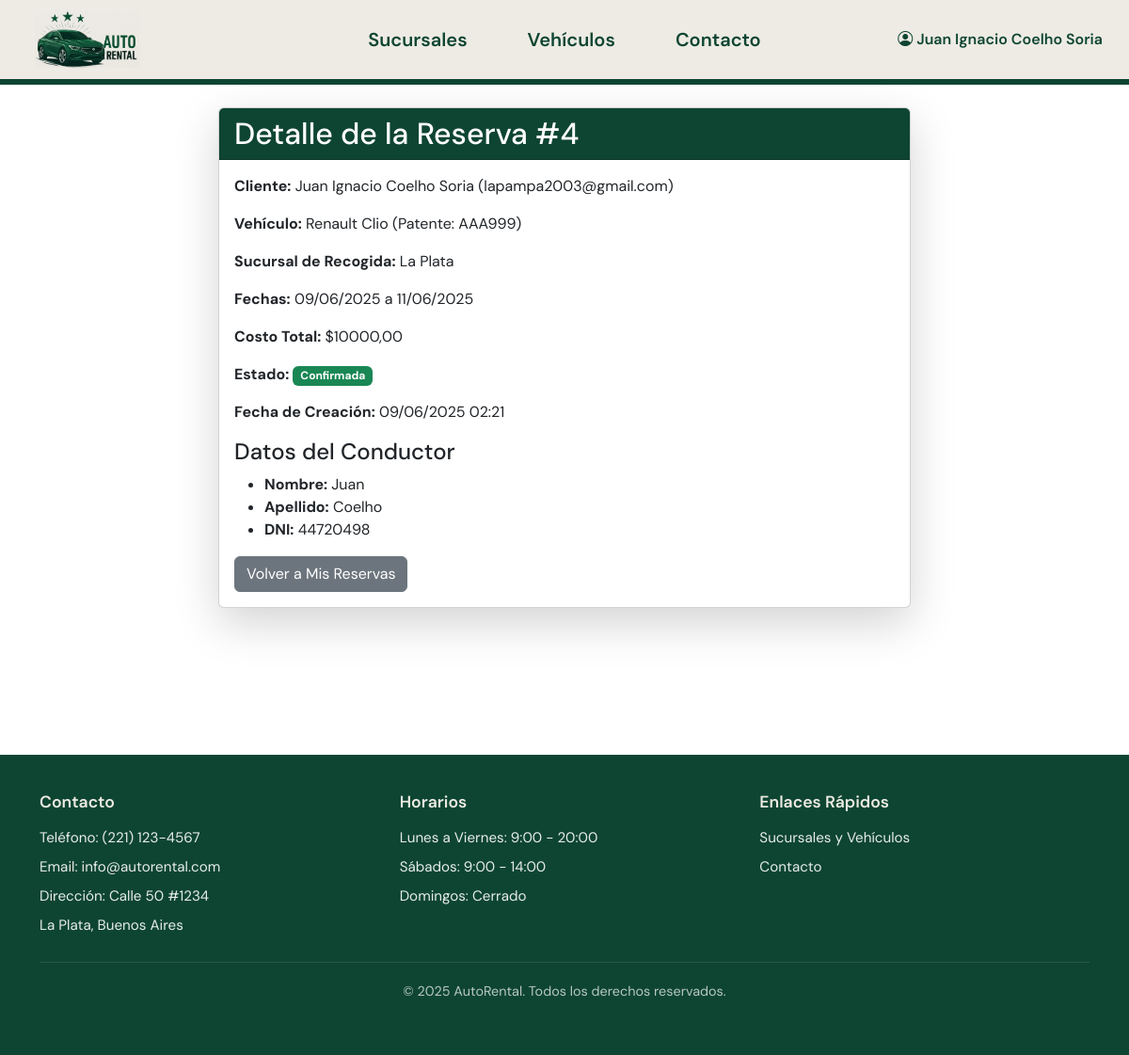
/reservas/mis_reservas/4/ (signed in), run on the app's committed database.
### usuarios/models.py (models this page shows, shortened)
class Usuario(AbstractUser):
    username = None  # Eliminamos username
    email = models.EmailField(_('email address'), unique=True)
    edad = models.PositiveIntegerField(null=True)
    DNI = models.CharField(max_length=10, unique=True, null=True)
    ROLES = (
        ('ADMIN', 'Administrador'),
        ('CLIENTE', 'Cliente'),
        ('EMPLEADO', 'Empleado')
    )
    rol = models.CharField(max_length=10, choices=ROLES, default='CLIENTE')
    is_staff = models.BooleanField(default=False)
    is_superuser = models.BooleanField(default=False)
    USERNAME_FIELD = 'email'
    REQUIRED_FIELDS = ['first_name', 'last_name']
    objects = UsuarioManager()

### reservas/models.py (models this page shows, shortened)
class Reserva(models.Model):
    ESTADO_RESERVA_CHOICES = (
        ('PENDIENTE', 'Pendiente'),
        ('CONFIRMADA', 'Confirmada'),
        ('CANCELADA', 'Cancelada'),
        ('FINALIZADA', 'Finalizada'),
    )
    ESTADO_PAGO_CHOICES = (
        ('PENDIENTE', 'Pendiente'),
        ('PROCESANDO', 'Procesando'),
        ('PAGADO', 'Pagado'),
        ('FALLIDO', 'Fallido'),
        ('REEMBOLSADO', 'Reembolsado'),
    )
    cliente = models.ForeignKey(settings.AUTH_USER_MODEL, on_delete=models.CASCADE, related_name='reservas')
    vehiculo = models.ForeignKey(Vehiculo, on_delete=models.CASCADE, related_name='reservas')
    fecha_recogida = models.DateField()
    fecha_devolucion = models.DateField()
    costo_total = models.DecimalField(max_digits=10, decimal_places=2, null=True, blank=True)
    estado = models.CharField(max_length=20, choices=ESTADO_RESERVA_CHOICES, default='PENDIENTE')
    fecha_creacion = models.DateTimeField(auto_now_add=True)
    conductor_nombre = models.CharField(max_length=100, null=True, blank=True)
    conductor_apellido = models.CharField(max_length=100, null=True, blank=True)
    conductor_dni = models.CharField(max_length=20, null=True, blank=True, unique=True)
    estado_pago = models.CharField(max_length=20, choices=ESTADO_PAGO_CHOICES, default='PENDIENTE')
    fecha_pago = models.DateTimeField(null=True, blank=True)
    referencia_pago = models.CharField(max_length=100, null=True, blank=True)
    ultimos_4_digitos_tarjeta = models.CharField(max_length=4, null=True, blank=True)
    class Meta:
        verbose_name_plural = "Reservas"
        ordering = ['fecha_recogida']

### vehiculos/models.py (models this page shows, shortened)
class Vehiculo(models.Model):
    TIPO_CHOICES = [
        ('AUTOMOVIL', 'Automóvil'),
        ('CAMIONETA', 'Camioneta'),
        ('4X4', '4x4'),
    ]
    REEMBOLSO_CHOICES = [
        ('0', '0%'),
        ('20', '20%'),
        ('100', '100%'),
    ]
    marca = models.CharField(max_length=100)
    modelo = models.CharField(max_length=100)
    año = models.PositiveIntegerField()
    patente = models.CharField(max_length=10, unique=True)
    tipo = models.CharField(max_length=20, choices=TIPO_CHOICES, default='AUTOMOVIL')
    capacidad = models.PositiveIntegerField(default=5, help_text='Número de pasajeros')
    precio_por_dia = models.DecimalField(max_digits=10, decimal_places=2)
    sucursal_actual = models.ForeignKey(Sucursal, on_delete=models.CASCADE, related_name='vehiculos_en_sucursal')
    disponible = models.BooleanField(default=True)
    foto_base64 = models.TextField(blank=True, null=True)
    politica_de_reembolso = models.CharField(
        max_length=3,
        choices=REEMBOLSO_CHOICES,
        default='0'
    )
    class Meta:
        verbose_name_plural = "Vehículos"

### sucursales/models.py (models this page shows, shortened)
class Sucursal(models.Model):
    nombre = models.CharField(max_length=100)
    direccion = models.CharField(max_length=200)
    telefono = models.CharField(max_length=20)
    class Meta:
        verbose_name_plural = "Sucursales"

### reservas/views.py (the view)
# urls.py: path('mis_reservas/<int:reserva_id>/', views.detalle_reserva, name='detalle_reserva'),
@login_required
def detalle_reserva(request, reserva_id):
    reserva = get_object_or_404(Reserva, pk=reserva_id, cliente=request.user)
    context = {
        'reserva': reserva,
        'today': datetime.date.today()
    }
    return render(request, 'reservas/detalle_reserva.html', context)

### reservas/templates/reservas/detalle_reserva.html (shortened to what this page needs)
{% extends 'home/base.html' %}
{% load reserva_filters %}
{% block content %}
<div class="row justify-content-center">
    <div class="col-md-8">
        <div class="card shadow-lg">
            <div class="card-header text-white" style="background-color: #0e4532;">
                <h2 class="mb-0">Detalle de la Reserva #{{ reserva.id }}</h2>
            </div>
            <div class="card-body">
                <p><strong>Cliente:</strong> {{ reserva.cliente.get_full_name }} ({{ reserva.cliente.email }})</p>
                <p><strong>Vehículo:</strong> {{ reserva.vehiculo.marca }} {{ reserva.vehiculo.modelo }} (Patente: {{ reserva.vehiculo.patente }})</p>
                <p><strong>Sucursal de Recogida:</strong> {{ reserva.vehiculo.sucursal_actual.nombre }}</p>
                <p><strong>Fechas:</strong> {{ reserva.fecha_recogida|date:"d/m/Y" }} a {{ reserva.fecha_devolucion|date:"d/m/Y" }}</p>
                <p><strong>Costo Total:</strong> ${{ reserva.costo_total|floatformat:2 }}</p>
                <p><strong>Estado:</strong> <span class="badge {% if reserva.estado == 'PENDIENTE' %}bg-warning{% elif reserva.estado == 'CONFIRMADA' %}bg-success{% elif reserva.estado == 'CANCELADA' %}bg-danger{% else %}bg-secondary{% endif %}">{{ reserva.get_estado_display }}</span></p>
                <p><strong>Fecha de Creación:</strong> {{ reserva.fecha_creacion|date:"d/m/Y H:i" }}</p>
                <h4>Datos del Conductor</h4>
                <ul>
                    <li><strong>Nombre:</strong> {{ reserva.conductor_nombre }}</li>
                    <li><strong>Apellido:</strong> {{ reserva.conductor_apellido }}</li>
                    <li><strong>DNI:</strong> {{ reserva.conductor_dni }}</li>
                </ul>
                <div class="mt-3">
                    <a href="{% url 'reservas:mis_reservas' %}" class="btn btn-secondary">Volver a Mis Reservas</a>
                </div>
            </div>
        </div>
    </div>
</div>
{% endblock %}

### home/templates/home/base.html (shortened to what this page needs)
<!DOCTYPE html>
<html lang="es">
<head>
    <link href="https://cdn.jsdelivr.net/npm/bootstrap@5.3.3/dist/css/bootstrap.min.css" rel="stylesheet">
    <link rel="stylesheet" href="https://cdn.jsdelivr.net/npm/bootstrap-icons@1.11.3/font/bootstrap-icons.min.css">
    {% load static %}
    <link rel="stylesheet" href="{% static 'home/styles.css' %}">
</head>
<body>
<nav class="navbar navbar-expand-lg navbar-custom">
    <div class="container-fluid position-relative">
        {% load static %}
        <a class="navbar-brand" href="{% if user.is_authenticated and user.is_superuser %}{% url 'admin_menu' %}{% else %}{% url 'home:home' %}{% endif %}">
            <img src="{% static 'home/img/AutoRental_Logo.png' %}" alt="Autorental" height="60">
        </a>
        <div class="collapse navbar-collapse" id="navbarNav">
            <ul class="navbar-nav navbar-center">
                <li class="nav-item">
                    <a class="nav-link" href="{% url 'sucursales:lista_sucursales' %}">Sucursales</a>
                </li>
                <li class="nav-item">
                    <a class="nav-link" href="{% url 'sucursales:lista_vehiculos' %}">Vehículos</a>
                </li>
                <li class="nav-item">
                    <a class="nav-link" href="{% url 'home:contacto' %}">Contacto</a>
                </li>
            </ul>
            <ul class="navbar-nav navbar-right">
                {% if user.is_authenticated %}
                    {% if user.is_superuser %}
                        <li class="nav-item">
                            <a class="nav-link" href="{% url 'admin_menu' %}">Panel Admin</a>
                        </li>
                        <li class="nav-item">
                            <a class="nav-link" href="{% url 'logout' %}">Cerrar sesión</a>
                        </li>
                    {% else %}
                        <li class="nav-item dropdown">
                            <a class="nav-link dropdown-toggle" href="#" id="userDropdown" role="button" data-bs-toggle="dropdown" aria-expanded="false">
                                <i class="bi bi-person-circle"></i> {{ user.get_full_name|default:user.email }}
                            </a>
                        </li>
                    {% endif %}
                {% endif %}
            </ul>
        </div>
    </div>
</nav>
<div class="container mt-4 {% if request.path == '/' %}home-content{% endif %}">
    {% block content %}{% endblock %}
</div>
<footer class="footer">
    <div class="container">
        <div class="footer-content">
            <div class="footer-section">
                <h5>Contacto</h5>
                <p>Teléfono: (221) 123-4567</p>
                <p>Email: info@autorental.com</p>
                <p>Dirección: Calle 50 #1234</p>
                <p>La Plata, Buenos Aires</p>
            </div>
            <div class="footer-section">
                <h5>Horarios</h5>
                <p>Lunes a Viernes: 9:00 - 20:00</p>
                <p>Sábados: 9:00 - 14:00</p>
                <p>Domingos: Cerrado</p>
            </div>
            <div class="footer-section">
                <h5>Enlaces Rápidos</h5>
                <a href="{% url 'sucursales:lista_sucursales' %}">Sucursales y Vehículos</a>
                <a href="{% url 'home:contacto' %}">Contacto</a>
            </div>
        </div>
        <div class="footer-bottom">
            <p>&copy; {% now "Y" %} AutoRental. Todos los derechos reservados.</p>
        </div>
    </div>
</footer>
</body>
</html>

### static/home/styles.css (style rules this page uses)
body { font-family: 'DM Sans', sans-serif; margin: 0; padding: 0; min-height: 100vh; display: flex; flex-direction: column; }
.container.mt-4 { flex: 1; position: relative !important; z-index: 1 !important; margin-top: 0 !important; padding-top: 24px !important; min-height: calc(100vh - 88px) !important; }
.navbar-custom { background-color: #edebe3; padding: 7px 0; border-bottom: 6px solid #0e4532; position: relative; z-index: 1030; }
.navbar-center { position: absolute !important; left: 50% !important; transform: translateX(-50%) !important; display: flex !important; gap: 1rem !important; }
.navbar-center .nav-link { font-family: 'DM Sans', sans-serif !important; font-size: 1.25rem !important; font-weight: 600 !important; padding: 8px 24px !important; color: #0e4532 !important; border-radius: 6px !important; transition: all 0.3s ease !important; }
.navbar-right { margin-left: auto !important; }
.navbar-right .nav-link { font-family: 'DM Sans', sans-serif !important; font-size: 1rem !important; font-weight: 600 !important; padding: 8px 16px !important; color: #0e4532 !important; border-radius: 6px !important; transition: all 0.3s ease !important; }
.navbar-nav .nav-link { position: relative !important; }
.navbar-nav .nav-link::after { content: ''; position: absolute; width: 0; height: 2px; bottom: 0; left: 50%; background-color: #0e4532; transition: all 0.3s ease; transform: translateX(-50%); opacity: 0; }
.navbar-brand { margin-left: 25px !important; }
.footer { background-color: #0e4532; color: #ffffff; padding: 40px 0; margin-top: auto; font-family: 'DM Sans', sans-serif !important; }
.footer-content { display: flex; justify-content: space-between; align-items: flex-start; flex-wrap: wrap; gap: 2rem; }
.footer-section { flex: 1; min-width: 250px; }
.footer-section h5 { color: #edebe3; font-weight: 600; margin-bottom: 1rem; font-size: 1.1rem; }
.footer-section p, .footer-section a { color: rgba(255, 255, 255, 0.9); text-decoration: none; margin-bottom: 0.5rem; font-size: 0.95rem; display: block; }
.footer-bottom { text-align: center; padding-top: 20px; margin-top: 20px; border-top: 1px solid rgba(255, 255, 255, 0.1); color: rgba(255, 255, 255, 0.7); font-size: 0.9rem; }

### data on the page
Usuario: get_full_name "Juan Ignacio Coelho Soria"
Reserva: id "4", cliente.get_full_name "Juan Ignacio Coelho Soria", cliente.email "lapampa2003@gmail.com", vehiculo.marca "Renault", vehiculo.modelo "Clio", vehiculo.patente "AAA999", vehiculo.sucursal_actual.nombre "La Plata", fecha_recogida "09/06/2025", fecha_devolucion "11/06/2025", costo_total "10000,00", estado "Confirmada", fecha_creacion "09/06/2025 02:21", conductor_nombre "Juan", conductor_apellido "Coelho", conductor_dni "44720498"
